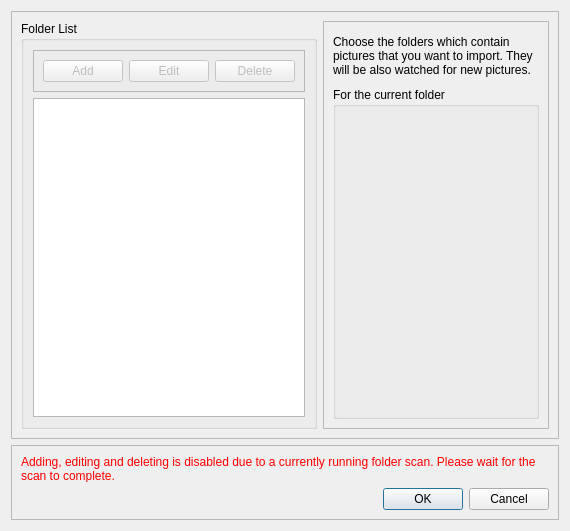
<?xml version="1.0" encoding="UTF-8"?>
<ui version="4.0">
 <class>FolderManagerWindow</class>
 <widget class="QDialog" name="FolderManagerWindow">
  <property name="geometry">
   <rect>
    <x>0</x>
    <y>0</y>
    <width>570</width>
    <height>531</height>
   </rect>
  </property>
  <property name="windowTitle">
   <string>Dialog</string>
  </property>
  <layout class="QVBoxLayout" name="verticalLayout">
   <item>
    <widget class="QFrame" name="frame">
     <property name="frameShape">
      <enum>QFrame::StyledPanel</enum>
     </property>
     <property name="frameShadow">
      <enum>QFrame::Raised</enum>
     </property>
     <layout class="QHBoxLayout" name="horizontalLayout">
      <item>
       <widget class="QGroupBox" name="groupBox">
        <property name="maximumSize">
         <size>
          <width>300</width>
          <height>16777215</height>
         </size>
        </property>
        <property name="title">
         <string>Folder List</string>
        </property>
        <layout class="QVBoxLayout" name="verticalLayout_4">
         <item>
          <widget class="QFrame" name="frame_folder_list_buttons">
           <property name="enabled">
            <bool>false</bool>
           </property>
           <property name="frameShape">
            <enum>QFrame::StyledPanel</enum>
           </property>
           <property name="frameShadow">
            <enum>QFrame::Raised</enum>
           </property>
           <layout class="QGridLayout" name="gridLayout">
            <item row="0" column="0">
             <widget class="QPushButton" name="btn_AddFolder">
              <property name="text">
               <string>Add</string>
              </property>
             </widget>
            </item>
            <item row="0" column="1">
             <widget class="QPushButton" name="btn_EditFolder">
              <property name="text">
               <string>Edit</string>
              </property>
             </widget>
            </item>
            <item row="0" column="2">
             <widget class="QPushButton" name="btn_DeleteFolder">
              <property name="text">
               <string>Delete</string>
              </property>
             </widget>
            </item>
           </layout>
          </widget>
         </item>
         <item>
          <widget class="QListView" name="listView_FolderList">
           <property name="selectionBehavior">
            <enum>QAbstractItemView::SelectItems</enum>
           </property>
          </widget>
         </item>
        </layout>
       </widget>
      </item>
      <item>
       <widget class="QFrame" name="frame_4">
        <property name="maximumSize">
         <size>
          <width>250</width>
          <height>16777215</height>
         </size>
        </property>
        <property name="frameShape">
         <enum>QFrame::StyledPanel</enum>
        </property>
        <property name="frameShadow">
         <enum>QFrame::Raised</enum>
        </property>
        <layout class="QVBoxLayout" name="verticalLayout_3">
         <property name="spacing">
          <number>6</number>
         </property>
         <property name="leftMargin">
          <number>9</number>
         </property>
         <item>
          <widget class="QLabel" name="label">
           <property name="maximumSize">
            <size>
             <width>16777215</width>
             <height>50</height>
            </size>
           </property>
           <property name="text">
            <string>Choose the folders which contain pictures that you want to import. They will be also watched for new pictures.</string>
           </property>
           <property name="wordWrap">
            <bool>true</bool>
           </property>
          </widget>
         </item>
         <item>
          <widget class="QGroupBox" name="groupBox_2">
           <property name="title">
            <string>For the current folder</string>
           </property>
          </widget>
         </item>
        </layout>
       </widget>
      </item>
     </layout>
    </widget>
   </item>
   <item>
    <widget class="QFrame" name="frame_2">
     <property name="minimumSize">
      <size>
       <width>0</width>
       <height>0</height>
      </size>
     </property>
     <property name="maximumSize">
      <size>
       <width>16777215</width>
       <height>75</height>
      </size>
     </property>
     <property name="frameShape">
      <enum>QFrame::StyledPanel</enum>
     </property>
     <property name="frameShadow">
      <enum>QFrame::Raised</enum>
     </property>
     <layout class="QVBoxLayout" name="verticalLayout_2">
      <item>
       <widget class="QLabel" name="lbl_disabled_msg">
        <property name="styleSheet">
         <string notr="true">color: rgb(255, 0, 0);</string>
        </property>
        <property name="text">
         <string>Adding, editing and deleting is disabled due to a currently running folder scan. Please wait for the scan to complete.</string>
        </property>
        <property name="wordWrap">
         <bool>true</bool>
        </property>
       </widget>
      </item>
      <item>
       <widget class="QDialogButtonBox" name="btnbox_acceptcancel">
        <property name="standardButtons">
         <set>QDialogButtonBox::Cancel|QDialogButtonBox::Ok</set>
        </property>
       </widget>
      </item>
     </layout>
    </widget>
   </item>
  </layout>
 </widget>
 <resources/>
 <connections/>
</ui>
